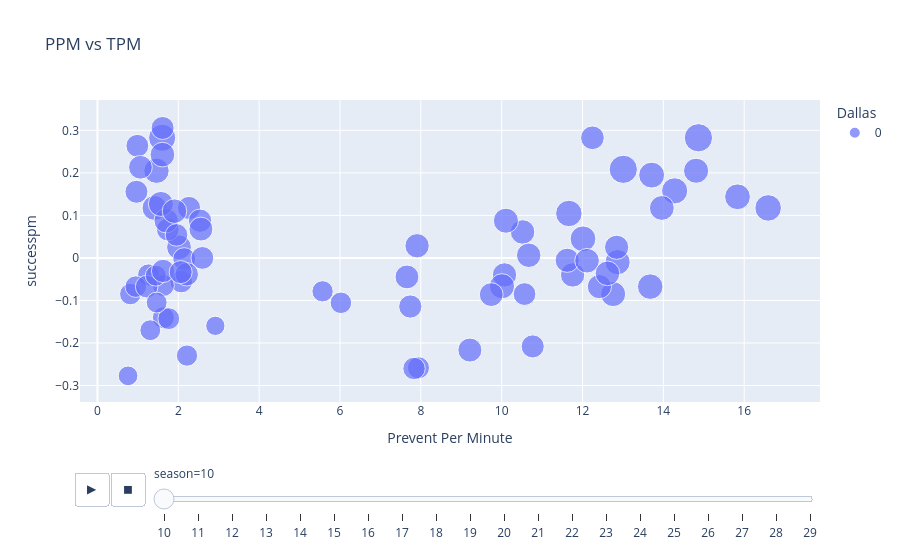

Notebook cell for this chart:
### Markdown cell above
Now that our dataset is ready to go, we can start to investigate the data more thoroughly. Let's take a look at some of the statistics that are considered the most important by the MLTP community according to our SME. For defenders, the five most important stats are usually considered to be Tags, Returns, Prevent, Kill/Death Ratio, and Powerups. For offenders, the top five are generally believed to be Captures, Grabs, Hold, Scoring Percentage, and Powerups. On top off this, Score is a statistic built directly into the game's base code by the developer as his preferred agglomerative statistic.

We will start off looking at Prevent/Min vs Capture Differential/Min with the size of the data points representing 'score/min'. Score is the overall player evaluation statistic that is baked into the game by the developer, which is ignored entirely by the competitive community.

### Code cell
ppm_all = px.scatter(MLTP_master_stats, x = "ppm", y = "successpm",
size = "scorepm", color = "Dallas", animation_frame = "season",
hover_data = ["player"],
labels = {'ppm': 'Prevent Per Minute', 'tpm': 'Tags Per Minute'},
title = 'PPM vs TPM')

ppm_all.update_layout(scene=dict(xaxis=dict(title='Prevent Per Minute'),
yaxis=dict(title='Tags Per Minute')), height = 900)
ppm_all.show()

### Figure 1 — Plotly figure (JSON) as saved in the notebook; plotly's stock layout.template omitted (floating-point values rounded to 4 significant figures)
{"data": [{"customdata": [["Altiger"], ["Death Pickle"], ["BigBird"], ["Vials"], ["Mr.Gone"], ["Sundown"], ["dywz"], ["yank"], ["ooo killem"], ["bad"], ["Stojakovic"], ["Dalek"], ["Iblis"], ["Crippy"], ["Fronj"], ["SuperSans"], ["MiIky"], ["Bal McCartny"], ["sIide"], ["Ty"], ["Ball God"], ["dodsfall"], ["donuts42"], ["MrFruitzy"], ["BALLDON'TLIE"], ["wanker -->"], ["DudeMcGuy"], ["Eashy"], ["timeboy"], ["Mufro"], ["GriefSeeds"], ["BAllstar"], ["LEBRON*JAMES"], ["Mr.Glass"], ["Arbybear"], ["YoungSinatra"], ["toasty."], ["i'm high"], ["lukemoo"], ["Have mad"], ["Stann"], ["Brake"], ["SIDE"], ["danisk"], ["okthen"], ["Turbo"], ["CB13"], ["Mr. Hat"], ["DEAD NAN"], ["owen"], ["Legman"], ["Prizm"], ["ProTagonist_"], ["C Bivvey"], ["Syniikal"], ["jjpoole"], ["Abe Lincoln"], ["np"], ["FLYMOLO"], ["WowSuchPro"], ["Gem"], ["Romulus"], ["intercest"], ["iAaronK"], ["Stalin"], ["Legion"], ["Eggo"], ["Dodge"], ["Wanye"], ["Some Paul"], ["DOKE"], ["swerve"]], "hovertemplate": "Dallas=0<br>season=10<br>Prevent Per Minute=%{x}<br>successpm=%{y}<br>scorepm=%{marker.size}<br>player=%{customdata[0]}<extra></extra>", "legendgroup": "0", "marker": {"color": "#636efa", "size": [4.061, 3.947, 4.2, 3.237, 3.925, 3.883, 3.473, 3.994, 3.406, 3.547, 4.11, 4.407, 4.4, 4.552, 3.389, 3.447, 3.07, 4.17, 4.641, 3.612, 3.96, 4.173, 4.208, 2.588, 3.167, 3.222, 3.962, 3.888, 3, 3.449, 5.303, 3.459, 4.885, 3.723, 4.085, 4.678, 3.506, 4.149, 3.828, 2.877, 3.535, 3.766, 3.88, 3.092, 3.797, 4.32, 4.017, 3.41, 3.662, 2.928, 4.263, 3.579, 3.729, 4.028, 4.188, 3.779, 5.294, 3.592, 3.236, 2.993, 3.078, 3.157, 3.522, 4.458, 2.471, 3.401, 3.929, 3.344, 3.985, 2.89, 3.517, 4.043], "sizemode": "area", "sizeref": 0.01326, "symbol": "circle"}, "mode": "markers", "name": "0", "orientation": "v", "showlegend": true, "type": "scatter", "x": [2.017, 11.76, 12.87, 1.265, 10.07, 11.62, 2.146, 10.52, 1.739, 2.265, 1.41, 12.01, 15.83, 14.28, 2.072, 10.56, 0.8125, 12.76, 11.66, 2.538, 1.7, 10.11, 10.01, 0.7563, 1.633, 1.63, 10.67, 12.84, 5.569, 2.595, 14.87, 0.9864, 1.6, 12.24, 13.96, 16.59, 0.9639, 1.568, 9.214, 1.307, 10.77, 9.741, 12.42, 0.9475, 2.559, 13.68, 12.11, 1.218, 2.208, 1.442, 1.46, 7.739, 1.063, 12.62, 14.81, 7.656, 13.01, 1.622, 7.942, 2.215, 6.022, 1.764, 2.058, 13.71, 2.916, 1.955, 7.907, 7.832, 1.905, 1.465, 1.611, 1.607], "xaxis": "x", "y": [0.025, -0.04, -0.01, -0.04, -0.04, -0.005571, -0.002703, 0.06105, 0.06667, 0.1175, 0.1175, 0.04491, 0.1437, 0.1577, -0.05556, -0.085, -0.085, -0.085, 0.1045, 0.0875, 0.0875, 0.0875, -0.06667, -0.2773, -0.065, -0.1405, 0.00625, 0.025, -0.07859, 0, 0.2825, 0.2636, 0.2825, 0.2825, 0.1175, 0.1175, 0.1556, 0.127, -0.2167, -0.17, -0.2081, -0.08629, -0.0675, -0.0675, 0.0678, -0.0675, -0.006601, -0.0675, -0.03846, -0.04167, 0.205, -0.1143, 0.2132, -0.03631, 0.205, -0.04469, 0.2083, -0.03056, -0.2583, -0.2296, -0.1056, -0.1429, -0.03333, 0.1947, -0.1597, 0.05405, 0.02857, -0.26, 0.11, -0.105, 0.3056, 0.2429], "yaxis": "y"}], "layout": {"autosize": true, "legend": {"itemsizing": "constant", "title": {"text": "Dallas"}, "tracegroupgap": 0}, "scene": {"xaxis": {"title": {"text": "Prevent Per Minute"}}, "yaxis": {"title": {"text": "Tags Per Minute"}}}, "sliders": [{"active": 0, "currentvalue": {"prefix": "season="}, "len": 0.9, "pad": {"b": 10, "t": 60}, "steps": [{"args": [["10"], {"frame": {"duration": 0, "redraw": false}, "fromcurrent": true, "mode": "immediate", "transition": {"duration": 0, "easing": "linear"}}], "label": "10", "method": "animate"}, {"args": [["11"], {"frame": {"duration": 0, "redraw": false}, "fromcurrent": true, "mode": "immediate", "transition": {"duration": 0, "easing": "linear"}}], "label": "11", "method": "animate"}, {"args": [["12"], {"frame": {"duration": 0, "redraw": false}, "fromcurrent": true, "mode": "immediate", "transition": {"duration": 0, "easing": "linear"}}], "label": "12", "method": "animate"}, {"args": [["13"], {"frame": {"duration": 0, "redraw": false}, "fromcurrent": true, "mode": "immediate", "transition": {"duration": 0, "easing": "linear"}}], "label": "13", "method": "animate"}, {"args": [["14"], {"frame": {"duration": 0, "redraw": false}, "fromcurrent": true, "mode": "immediate", "transition": {"duration": 0, "easing": "linear"}}], "label": "14", "method": "animate"}, {"args": [["15"], {"frame": {"duration": 0, "redraw": false}, "fromcurrent": true, "mode": "immediate", "transition": {"duration": 0, "easing": "linear"}}], "label": "15", "method": "animate"}, {"args": [["16"], {"frame": {"duration": 0, "redraw": false}, "fromcurrent": true, "mode": "immediate", "transition": {"duration": 0, "easing": "linear"}}], "label": "16", "method": "animate"}, {"args": [["17"], {"frame": {"duration": 0, "redraw": false}, "fromcurrent": true, "mode": "immediate", "transition": {"duration": 0, "easing": "linear"}}], "label": "17", "method": "animate"}, {"args": [["18"], {"frame": {"duration": 0, "redraw": false}, "fromcurrent": true, "mode": "immediate", "transition": {"duration": 0, "easing": "linear"}}], "label": "18", "method": "animate"}, {"args": [["19"], {"frame": {"duration": 0, "redraw": false}, "fromcurrent": true, "mode": "immediate", "transition": {"duration": 0, "easing": "linear"}}], "label": "19", "method": "animate"}, {"args": [["20"], {"frame": {"duration": 0, "redraw": false}, "fromcurrent": true, "mode": "immediate", "transition": {"duration": 0, "easing": "linear"}}], "label": "20", "method": "animate"}, {"args": [["21"], {"frame": {"duration": 0, "redraw": false}, "fromcurrent": true, "mode": "immediate", "transition": {"duration": 0, "easing": "linear"}}], "label": "21", "method": "animate"}, {"args": [["22"], {"frame": {"duration": 0, "redraw": false}, "fromcurrent": true, "mode": "immediate", "transition": {"duration": 0, "easing": "linear"}}], "label": "22", "method": "animate"}, {"args": [["23"], {"frame": {"duration": 0, "redraw": false}, "fromcurrent": true, "mode": "immediate", "transition": {"duration": 0, "easing": "linear"}}], "label": "23", "method": "animate"}, {"args": [["24"], {"frame": {"duration": 0, "redraw": false}, "fromcurrent": true, "mode": "immediate", "transition": {"duration": 0, "easing": "linear"}}], "label": "24", "method": "animate"}, {"args": [["25"], {"frame": {"duration": 0, "redraw": false}, "fromcurrent": true, "mode": "immediate", "transition": {"duration": 0, "easing": "linear"}}], "label": "25", "method": "animate"}, {"args": [["26"], {"frame": {"duration": 0, "redraw": false}, "fromcurrent": true, "mode": "immediate", "transition": {"duration": 0, "easing": "linear"}}], "label": "26", "method": "animate"}, {"args": [["27"], {"frame": {"duration": 0, "redraw": false}, "fromcurrent": true, "mode": "immediate", "transition": {"duration": 0, "easing": "linear"}}], "label": "27", "method": "animate"}, {"args": [["28"], {"frame": {"duration": 0, "redraw": false}, "fromcurrent": true, "mode": "immediate", "transition": {"duration": 0, "easing": "linear"}}], "label": "28", "method": "animate"}, {"args": [["29"], {"frame": {"duration": 0, "redraw": false}, "fromcurrent": true, "mode": "immediate", "transition": {"duration": 0, "easing": "linear"}}], "label": "29", "method": "animate"}], "x": 0.1, "xanchor": "left", "y": 0, "yanchor": "top"}], "title": {"text": "PPM vs TPM"}, "updatemenus": [{"buttons": [{"args": [null, {"frame": {"duration": 500, "redraw": false}, "fromcurrent": true, "mode": "immediate", "transition": {"duration": 500, "easing": "linear"}}], "label": "&#9654;", "method": "animate"}, {"args": [[null], {"frame": {"duration": 0, "redraw": false}, "fromcurrent": true, "mode": "immediate", "transition": {"duration": 0, "easing": "linear"}}], "label": "&#9724;", "method": "animate"}], "direction": "left", "pad": {"r": 10, "t": 70}, "showactive": false, "type": "buttons", "x": 0.1, "xanchor": "right", "y": 0, "yanchor": "top"}], "xaxis": {"anchor": "y", "autorange": true, "domain": [0, 1], "range": [-0.2682, 17.66], "title": {"text": "Prevent Per Minute"}, "type": "linear"}, "yaxis": {"anchor": "x", "autorange": true, "domain": [0, 1], "range": [-0.3226, 0.3528], "title": {"text": "successpm"}, "type": "linear"}}}
